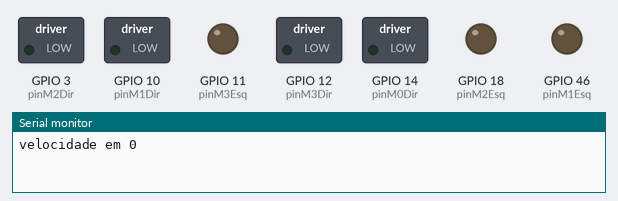
The program below on a simulated ESP32-S3. Parts: switched loads named in the program (green lamp = pin HIGH), output pins drawn as LEDs (lit = HIGH), the last lines printed to the serial monitor.

Above: at 0.1 s.
At 18.1 s:
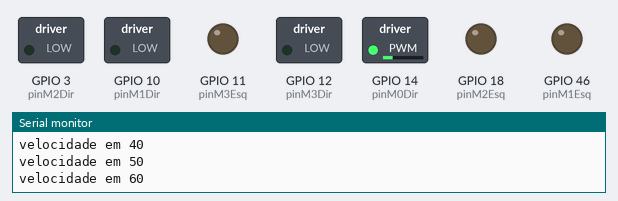
At 36.1 s:
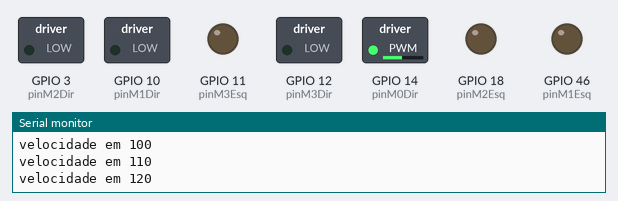
Timing chart, 0 to 40.0 s (numbered marks = the images above):
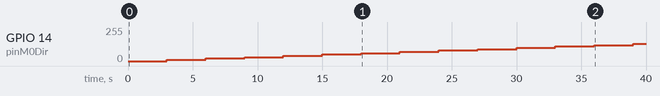

Measured:
- by itself, GPIO 14 (pinM0Dir): moves from 0/255 to 129/255 over 36.0 s

The program:

main.cpp
```cpp
#include <Arduino.h>
#define pinM0Dir 14
#define pinM0Esq 13
#define pinM1Dir 10
#define pinM1Esq 46
#define pinM2Dir 3
#define pinM2Esq 18
#define pinM3Dir 12
#define pinM3Esq 11
#define canal0 0 //MOTOR 1
#define frequenciaPWM 20000
#define resolucaoPWM 8


void setup()
{
 Serial.begin(9600);

 pinMode(pinM0Dir , OUTPUT);
 pinMode(pinM0Dir , OUTPUT);
 pinMode(pinM1Dir , OUTPUT);
 pinMode(pinM1Esq , OUTPUT);
 pinMode(pinM2Dir , OUTPUT);
 pinMode(pinM2Esq , OUTPUT);
 pinMode(pinM3Dir , OUTPUT);
 pinMode(pinM3Esq , OUTPUT);

 ledcSetup(canal0, frequenciaPWM, resolucaoPWM);
 ledcAttachPin(pinM0Dir, canal0);
}

void loop()
{
 for (int i = 0; i <= 250; i = i + 10)
 {
  ledcWrite(canal0, i);
  Serial.printf("velocidade em %d \n", i);
  delay(3000);
 }
}
```
